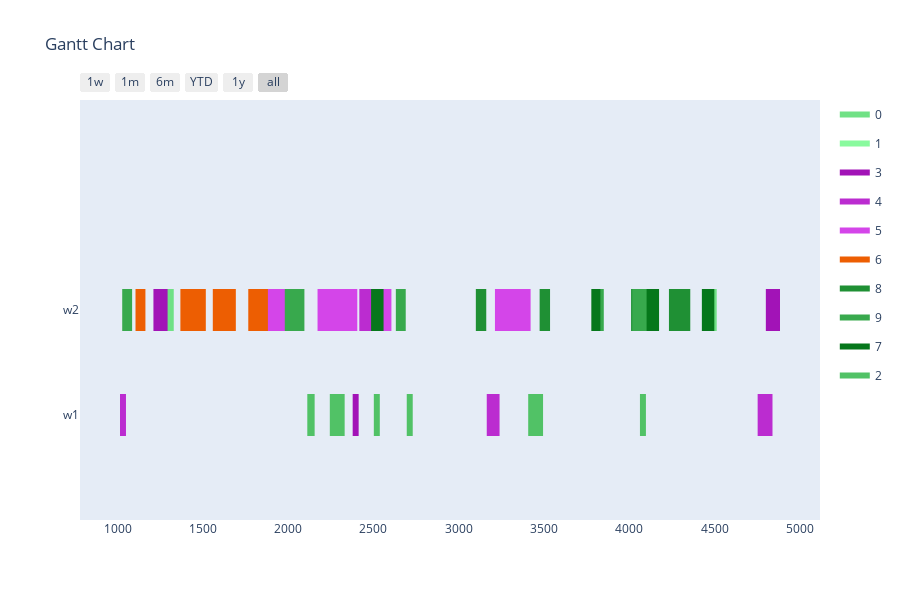

The notebook cell saved with this chart:
### Markdown cell above
Config 4 - Randomized Mutation with "open" Planning Horizon

### Code cell
optimizer = BaseGA(env)
optimizer.configure('tardiness', 'twopointcrossover', 'roulettewheel', 'randomize')
last_time_slot = 0
for order in orders:
    if order[1] > last_time_slot:
        last_time_slot = order[1]
# all parameters after offspring_amount are optional (in this case -> verbose=True)
result, best_fitness_history, average_fitness_history, best_generation_history, feasible_gen = optimizer.optimize(orders, max_generations, earliest_time_slot, last_time_slot, population_size, offspring_amount, verbose=True)
workstation_assignments = reformat_result(result, orders, workstations, recipes, tasks)
visualize(workstation_assignments, best_fitness_history, average_fitness_history, best_generation_history, feasible_gen)

### Figure 1 — Plotly figure (JSON) as saved in the notebook; plotly's stock layout.template omitted (floating-point values rounded to 4 significant figures)
{"data": [{"fill": "toself", "fillcolor": "rgb(112, 225, 133)", "hoverinfo": "name", "legendgroup": "rgb(112, 225, 133)", "mode": "none", "name": "0", "type": "scatter", "x": [4468, 4512, 4512, 4468, 4468, 905, 958, 958, 905, 905, 862, 915, 915, 862, 862, 1256, 1329, 1329, 1256], "y": [0.8, 0.8, 1.2, 1.2, null, 0.8, 0.8, 1.2, 1.2, null, 0.8, 0.8, 1.2, 1.2, null, 0.8, 0.8, 1.2, 1.2]}, {"fill": "toself", "fillcolor": "rgb(137, 250, 158)", "hoverinfo": "name", "legendgroup": "rgb(137, 250, 158)", "mode": "none", "name": "1", "type": "scatter", "x": [703, 776, 776, 703, 703, 744, 807, 807, 744, 744, 628, 681, 681, 628, 628, 3297, 3350, 3350, 3297], "y": [0.8, 0.8, 1.2, 1.2, null, 0.8, 0.8, 1.2, 1.2, null, 0.8, 0.8, 1.2, 1.2, null, 0.8, 0.8, 1.2, 1.2]}, {"fill": "toself", "fillcolor": "rgb(162, 19, 183)", "hoverinfo": "name", "legendgroup": "rgb(162, 19, 183)", "mode": "none", "name": "3", "type": "scatter", "x": [309, 392, 392, 309, 309, 4800, 4883, 4883, 4800, 4800, 1210, 1293, 1293, 1210, 1210, 2378, 2413, 2413, 2378, 2378, 791, 826, 826, 791, 791, 629, 716, 716, 629], "y": [0.8, 0.8, 1.2, 1.2, null, 0.8, 0.8, 1.2, 1.2, null, 0.8, 0.8, 1.2, 1.2, null, -0.2, -0.2, 0.2, 0.2, null, -0.2, -0.2, 0.2, 0.2, null, -0.2, -0.2, 0.2, 0.2]}, {"fill": "toself", "fillcolor": "rgb(187, 44, 208)", "hoverinfo": "name", "legendgroup": "rgb(187, 44, 208)", "mode": "none", "name": "4", "type": "scatter", "x": [2417, 2512, 2512, 2417, 2417, 1014, 1049, 1049, 1014, 1014, 3164, 3239, 3239, 3164, 3164, 4752, 4839, 4839, 4752, 4752, 269, 344, 344, 269, 269, 775, 810, 810, 775], "y": [0.8, 0.8, 1.2, 1.2, null, -0.2, -0.2, 0.2, 0.2, null, -0.2, -0.2, 0.2, 0.2, null, -0.2, -0.2, 0.2, 0.2, null, -0.2, -0.2, 0.2, 0.2, null, -0.2, -0.2, 0.2, 0.2]}, {"fill": "toself", "fillcolor": "rgb(212, 69, 233)", "hoverinfo": "name", "legendgroup": "rgb(212, 69, 233)", "mode": "none", "name": "5", "type": "scatter", "x": [3212, 3352, 3352, 3212, 3212, 201, 326, 326, 201, 201, 1854, 1994, 1994, 1854, 1854, 2544, 2605, 2605, 2544, 2544, 2172, 2307, 2307, 2172, 2172, 2290, 2405, 2405, 2290, 2290, 3306, 3421, 3421, 3306], "y": [0.8, 0.8, 1.2, 1.2, null, 0.8, 0.8, 1.2, 1.2, null, 0.8, 0.8, 1.2, 1.2, null, 0.8, 0.8, 1.2, 1.2, null, 0.8, 0.8, 1.2, 1.2, null, 0.8, 0.8, 1.2, 1.2, null, 0.8, 0.8, 1.2, 1.2]}, {"fill": "toself", "fillcolor": "rgb(237, 94, 2)", "hoverinfo": "name", "legendgroup": "rgb(237, 94, 2)", "mode": "none", "name": "6", "type": "scatter", "x": [1105, 1163, 1163, 1105, 1105, 504, 547, 547, 504, 504, 1558, 1693, 1693, 1558, 1558, 1370, 1485, 1485, 1370, 1370, 1368, 1493, 1493, 1368, 1368, 1766, 1881, 1881, 1766, 1766, 1377, 1517, 1517, 1377], "y": [0.8, 0.8, 1.2, 1.2, null, 0.8, 0.8, 1.2, 1.2, null, 0.8, 0.8, 1.2, 1.2, null, 0.8, 0.8, 1.2, 1.2, null, 0.8, 0.8, 1.2, 1.2, null, 0.8, 0.8, 1.2, 1.2, null, 0.8, 0.8, 1.2, 1.2]}, {"fill": "toself", "fillcolor": "rgb(31, 144, 52)", "hoverinfo": "name", "legendgroup": "rgb(31, 144, 52)", "mode": "none", "name": "8", "type": "scatter", "x": [4028, 4071, 4071, 4028, 4028, 4118, 4161, 4161, 4118, 4118, 4010, 4135, 4135, 4010, 4010, 3474, 3535, 3535, 3474, 3474, 4246, 4304, 4304, 4246, 4246, 4232, 4357, 4357, 4232, 4232, 3100, 3161, 3161, 3100], "y": [0.8, 0.8, 1.2, 1.2, null, 0.8, 0.8, 1.2, 1.2, null, 0.8, 0.8, 1.2, 1.2, null, 0.8, 0.8, 1.2, 1.2, null, 0.8, 0.8, 1.2, 1.2, null, 0.8, 0.8, 1.2, 1.2, null, 0.8, 0.8, 1.2, 1.2]}, {"fill": "toself", "fillcolor": "rgb(56, 169, 77)", "hoverinfo": "name", "legendgroup": "rgb(56, 169, 77)", "mode": "none", "name": "9", "type": "scatter", "x": [847, 982, 982, 847, 847, 889, 950, 950, 889, 889, 2631, 2689, 2689, 2631, 2631, 3792, 3850, 3850, 3792, 3792, 1980, 2095, 2095, 1980, 1980, 4017, 4157, 4157, 4017, 4017, 1027, 1085, 1085, 1027], "y": [0.8, 0.8, 1.2, 1.2, null, 0.8, 0.8, 1.2, 1.2, null, 0.8, 0.8, 1.2, 1.2, null, 0.8, 0.8, 1.2, 1.2, null, 0.8, 0.8, 1.2, 1.2, null, 0.8, 0.8, 1.2, 1.2, null, 0.8, 0.8, 1.2, 1.2]}, {"fill": "toself", "fillcolor": "rgb(6, 119, 27)", "hoverinfo": "name", "legendgroup": "rgb(6, 119, 27)", "mode": "none", "name": "7", "type": "scatter", "x": [4101, 4174, 4174, 4101, 4101, 4425, 4498, 4498, 4425, 4425, 2486, 2559, 2559, 2486, 2486, 3777, 3830, 3830, 3777], "y": [0.8, 0.8, 1.2, 1.2, null, 0.8, 0.8, 1.2, 1.2, null, 0.8, 0.8, 1.2, 1.2, null, 0.8, 0.8, 1.2, 1.2]}, {"fill": "toself", "fillcolor": "rgb(81, 194, 102)", "hoverinfo": "name", "legendgroup": "rgb(81, 194, 102)", "mode": "none", "name": "2", "type": "scatter", "x": [3407, 3494, 3494, 3407, 3407, 4062, 4097, 4097, 4062, 4062, 2112, 2155, 2155, 2112, 2112, 2695, 2730, 2730, 2695, 2695, 2502, 2537, 2537, 2502, 2502, 2244, 2331, 2331, 2244], "y": [-0.2, -0.2, 0.2, 0.2, null, -0.2, -0.2, 0.2, 0.2, null, -0.2, -0.2, 0.2, 0.2, null, -0.2, -0.2, 0.2, 0.2, null, -0.2, -0.2, 0.2, 0.2, null, -0.2, -0.2, 0.2, 0.2]}, {"legendgroup": "rgb(112, 225, 133)", "marker": {"color": "rgb(112, 225, 133)", "opacity": 0, "size": 1}, "mode": "markers", "name": "", "showlegend": false, "text": [null, null, null, null, null, null, null, null], "type": "scatter", "x": [4468, 4512, 905, 958, 862, 915, 1256, 1329], "y": [1, 1, 1, 1, 1, 1, 1, 1]}, {"legendgroup": "rgb(137, 250, 158)", "marker": {"color": "rgb(137, 250, 158)", "opacity": 0, "size": 1}, "mode": "markers", "name": "", "showlegend": false, "text": [null, null, null, null, null, null, null, null], "type": "scatter", "x": [703, 776, 744, 807, 628, 681, 3297, 3350], "y": [1, 1, 1, 1, 1, 1, 1, 1]}, {"legendgroup": "rgb(162, 19, 183)", "marker": {"color": "rgb(162, 19, 183)", "opacity": 0, "size": 1}, "mode": "markers", "name": "", "showlegend": false, "text": [null, null, null, null, null, null, null, null, null, null, null, null], "type": "scatter", "x": [309, 392, 4800, 4883, 1210, 1293, 2378, 2413, 791, 826, 629, 716], "y": [1, 1, 1, 1, 1, 1, 0, 0, 0, 0, 0, 0]}, {"legendgroup": "rgb(187, 44, 208)", "marker": {"color": "rgb(187, 44, 208)", "opacity": 0, "size": 1}, "mode": "markers", "name": "", "showlegend": false, "text": [null, null, null, null, null, null, null, null, null, null, null, null], "type": "scatter", "x": [2417, 2512, 1014, 1049, 3164, 3239, 4752, 4839, 269, 344, 775, 810], "y": [1, 1, 0, 0, 0, 0, 0, 0, 0, 0, 0, 0]}, {"legendgroup": "rgb(212, 69, 233)", "marker": {"color": "rgb(212, 69, 233)", "opacity": 0, "size": 1}, "mode": "markers", "name": "", "showlegend": false, "text": [null, null, null, null, null, null, null, null, null, null, null, null, null, null], "type": "scatter", "x": [3212, 3352, 201, 326, 1854, 1994, 2544, 2605, 2172, 2307, 2290, 2405, 3306, 3421], "y": [1, 1, 1, 1, 1, 1, 1, 1, 1, 1, 1, 1, 1, 1]}, {"legendgroup": "rgb(237, 94, 2)", "marker": {"color": "rgb(237, 94, 2)", "opacity": 0, "size": 1}, "mode": "markers", "name": "", "showlegend": false, "text": [null, null, null, null, null, null, null, null, null, null, null, null, null, null], "type": "scatter", "x": [1105, 1163, 504, 547, 1558, 1693, 1370, 1485, 1368, 1493, 1766, 1881, 1377, 1517], "y": [1, 1, 1, 1, 1, 1, 1, 1, 1, 1, 1, 1, 1, 1]}, {"legendgroup": "rgb(31, 144, 52)", "marker": {"color": "rgb(31, 144, 52)", "opacity": 0, "size": 1}, "mode": "markers", "name": "", "showlegend": false, "text": [null, null, null, null, null, null, null, null, null, null, null, null, null, null], "type": "scatter", "x": [4028, 4071, 4118, 4161, 4010, 4135, 3474, 3535, 4246, 4304, 4232, 4357, 3100, 3161], "y": [1, 1, 1, 1, 1, 1, 1, 1, 1, 1, 1, 1, 1, 1]}, {"legendgroup": "rgb(56, 169, 77)", "marker": {"color": "rgb(56, 169, 77)", "opacity": 0, "size": 1}, "mode": "markers", "name": "", "showlegend": false, "text": [null, null, null, null, null, null, null, null, null, null, null, null, null, null], "type": "scatter", "x": [847, 982, 889, 950, 2631, 2689, 3792, 3850, 1980, 2095, 4017, 4157, 1027, 1085], "y": [1, 1, 1, 1, 1, 1, 1, 1, 1, 1, 1, 1, 1, 1]}, {"legendgroup": "rgb(6, 119, 27)", "marker": {"color": "rgb(6, 119, 27)", "opacity": 0, "size": 1}, "mode": "markers", "name": "", "showlegend": false, "text": [null, null, null, null, null, null, null, null], "type": "scatter", "x": [4101, 4174, 4425, 4498, 2486, 2559, 3777, 3830], "y": [1, 1, 1, 1, 1, 1, 1, 1]}, {"legendgroup": "rgb(81, 194, 102)", "marker": {"color": "rgb(81, 194, 102)", "opacity": 0, "size": 1}, "mode": "markers", "name": "", "showlegend": false, "text": [null, null, null, null, null, null, null, null, null, null, null, null], "type": "scatter", "x": [3407, 3494, 4062, 4097, 2112, 2155, 2695, 2730, 2502, 2537, 2244, 2331], "y": [0, 0, 0, 0, 0, 0, 0, 0, 0, 0, 0, 0]}], "layout": {"height": 600, "hovermode": "closest", "showlegend": true, "title": {"text": "Gantt Chart"}, "xaxis": {"rangeselector": {"buttons": [{"count": 7, "label": "1w", "step": "day", "stepmode": "backward"}, {"count": 1, "label": "1m", "step": "month", "stepmode": "backward"}, {"count": 6, "label": "6m", "step": "month", "stepmode": "backward"}, {"count": 1, "label": "YTD", "step": "year", "stepmode": "todate"}, {"count": 1, "label": "1y", "step": "year", "stepmode": "backward"}, {"step": "all"}]}, "showgrid": false, "type": "date", "zeroline": false}, "yaxis": {"autorange": false, "range": [-1, 3], "showgrid": false, "ticktext": ["w1", "w2"], "tickvals": [0, 1], "zeroline": false}}}
